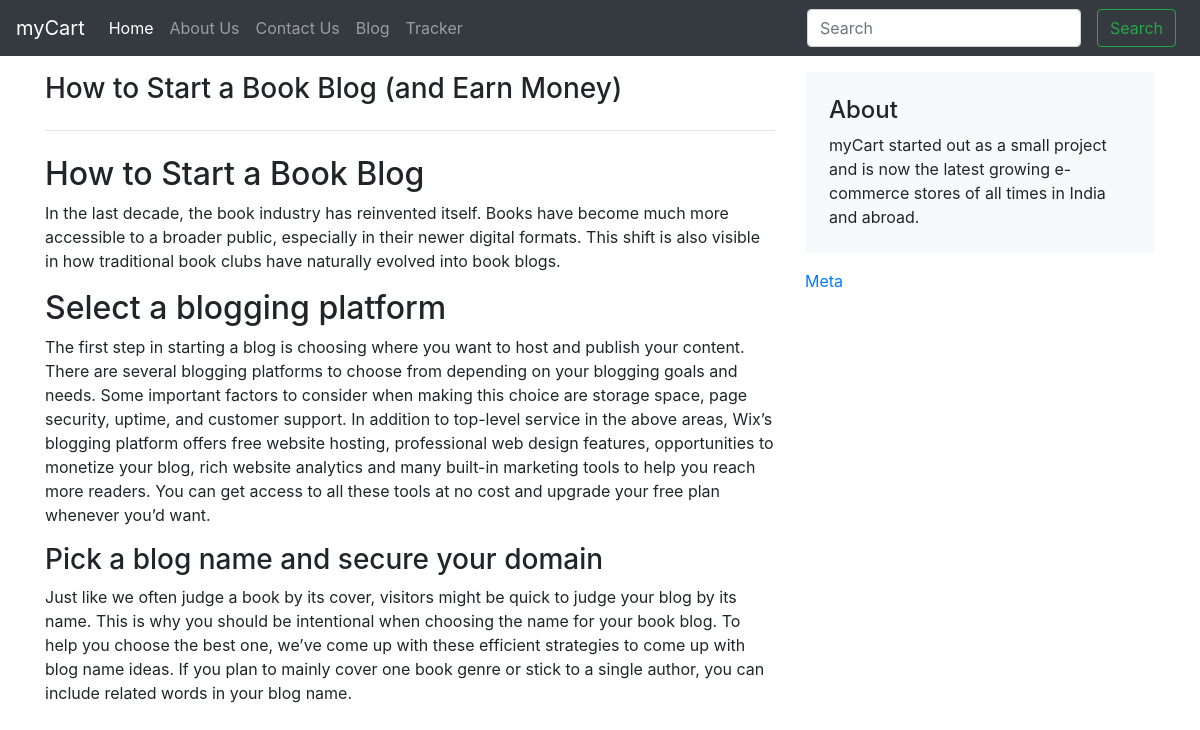
The app's page /blog/blogpost/2 with its own data.
### blog/models.py (models this page shows, shortened)
class Blogpost(models.Model):
    post_id = models.AutoField(primary_key= True)
    title = models.CharField(max_length=50)
    head0 = models.CharField(max_length=500, default="")
    chead0 = models.CharField(max_length=5000, default="")
    head1 = models.CharField(max_length=500, default="")
    chead1 = models.CharField(max_length=5000, default="")
    head2 = models.CharField(max_length=500, default="")
    chead2 = models.CharField(max_length=5000, default="")
    pub_date = models.DateField()
    thumbnail = models.ImageField(upload_to='shop/images', default="")

### blog/views.py (the view)
# urls.py: path("blogpost/<int:id>", views.blogpost, name="blogPost")
def blogpost(request, id):
    post = Blogpost.objects.filter(post_id= id)[0]
    return render(request, 'blog/blogpost.html', {'post': post})

### blog/templates/blog/blogpost.html (shortened to what this page needs)
{% extends 'blog/basic.html' %}
{% block body %}
<div class="container mt-3">
<div class="row g-5">
    <div class="col-md-8">
      <h3 class="pb-4 mb-4 fst-italic border-bottom">
        {{post.title}}
      </h3>
      <article class="blog-post">
        <h2 class="blog-post-title">{{post.head0}}</h2>
        <p>{{post.chead0}}</p>
        <h2>{{post.head1}}</h2>
        <p>{{post.chead1}}</p>
        <h3>{{post.head2}}</h3>
        <p>{{post.chead2}}</p>
      </article>
    </div>
    <div class="col-md-4">
      <div class="position-sticky" style="top: 2rem;">
        <div class="p-4 mb-3 bg-light rounded">
          <h4 class="fst-italic">About</h4>
          <p class="mb-0">myCart started out as a  small project and is now the latest growing e-commerce stores of all times in India and abroad.</p>
        </div>
        <div class="fb-page" data-href="https://www.facebook.com/facebook" data-tabs="timeline" data-width="" data-height="" data-small-header="true" data-adapt-container-width="true" data-hide-cover="false" data-show-facepile="true"><blockquote cite="https://www.facebook.com/facebook" class="fb-xfbml-parse-ignore"><a href="https://www.facebook.com/facebook">Meta</a></blockquote></div>
      </div>
    </div>
  </div>
</div>
{% endblock %}

### records on screen
Blogpost: title "How to Start a Book Blog (and Earn Money)", head0 "How to Start a Book Blog", chead0 "In the last decade, the book industry has reinvented itself. Books have become much more accessible to a broader public, especially in their newer digital formats. This shift is also visible in how traditional book clubs have naturally evolved into book blogs.", head1 "Select a blogging platform", chead1 "The first step in starting a blog is choosing where you want to host and publish your content. There are several blogging platforms to choose from depending on your blogging goals and needs. Some important factors to consider when making this choice are storage space, page security, uptime, and customer support. In addition to top-level service in the above areas, Wix’s blogging platform offers free website hosting, professional web design features, opportunities to monetize your blog, rich website analytics and many built-in marketing tools to help you reach more readers. You can get access to all these tools at no cost and upgrade your free plan whenever you’d want.", head2 "Pick a blog name and secure your domain", chead2 "Just like we often judge a book by its cover, visitors might be quick to judge your blog by its name. This is why you should be intentional when choosing the name for your book blog. To help you choose the best one, we’ve come up with these efficient strategies to come up with blog name ideas. If you plan to mainly cover one book genre or stick to a single author, you can include related words in your blog name."
